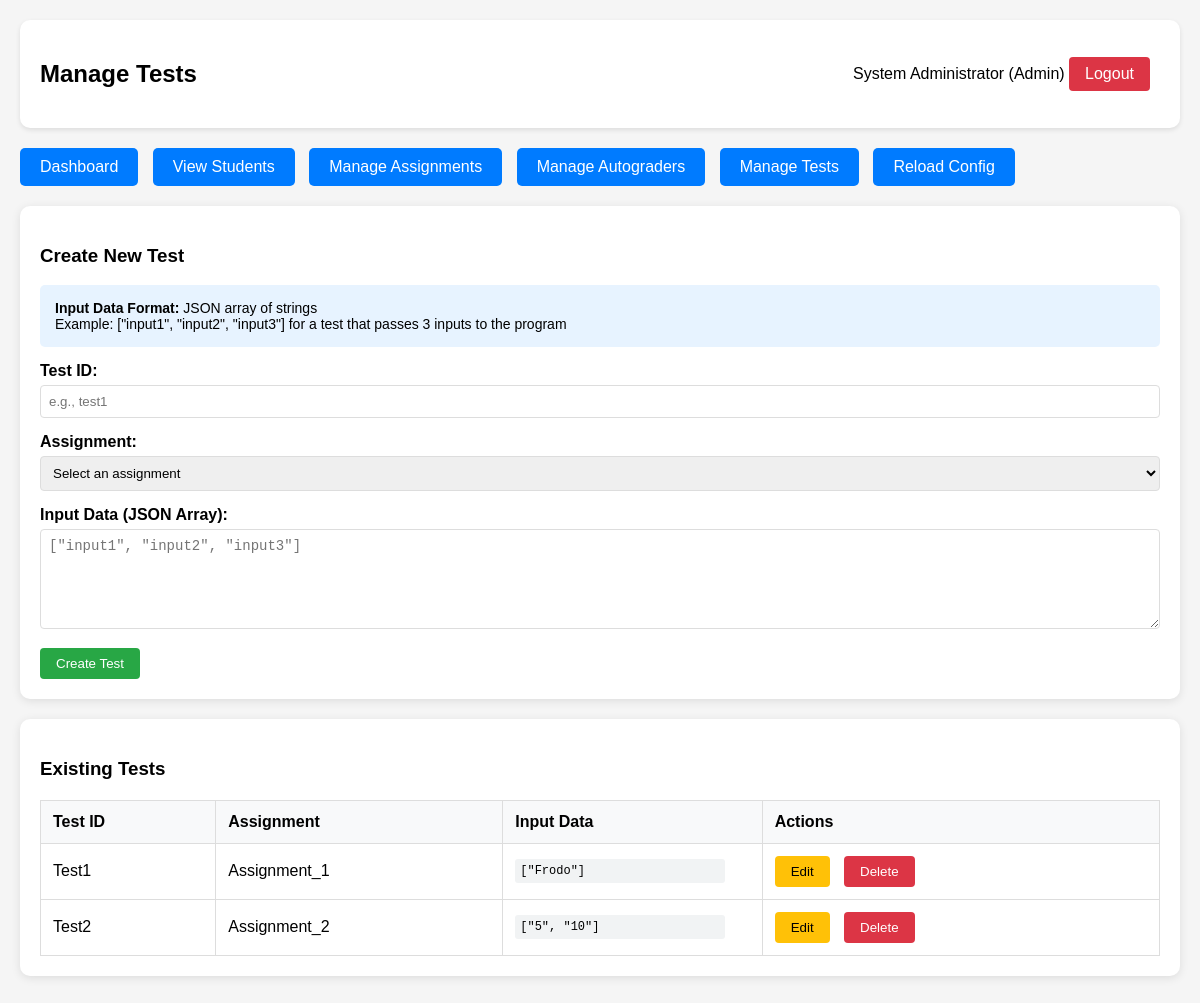
Screenshot of /admin/tests (signed in) with the database file from the repository.
### web/app.py (models this page shows)
class Users(Base):
    __tablename__ = "users"
    user_id = Column(String, primary_key=True)  # Can be student_id or admin username
    name = Column(String, nullable=False)
    password_hash = Column(String, nullable=False)
    role = Column(String, nullable=False, default="student")  # "student" or "admin"
    created_at = Column(DateTime, default=datetime.utcnow)
    submissions = relationship("Submissions", back_populates="user")

class Tests(Base):
    __tablename__ = "tests"
    test_id = Column(String, primary_key=True)
    assignment_id = Column(String, ForeignKey('assignments.assignment_id'))
    input_data = Column(Text)
    assignment = relationship("Assignments")

### web/app.py (the view)
@app.get("/admin/tests", response_class=HTMLResponse)
async def admin_tests(request: Request):
    user = get_current_user_info(request)
    if not user or user.role != "admin":
        return RedirectResponse(url="/login", status_code=302)
    db = SessionLocal()
    tests = db.query(Tests).join(Assignments).all()
    assignments = db.query(Assignments).all()
    tests_data = []
    for test in tests:
        try:
            inputs = json.loads(test.input_data) if test.input_data else {}
        except json.JSONDecodeError:
            inputs = {}
        tests_data.append({
            "test_id": test.test_id,
            "assignment_id": test.assignment_id,
            "assignment": test.assignment,
            "inputs": inputs,
            "inputs_json": test.input_data
        })
    db.close()
    return templates.TemplateResponse("admin_tests.html", {
        "request": request,
        "admin": user,
        "tests": tests_data,
        "assignments": assignments
    })

### web/templates/admin_tests.html (shortened to what this page needs)
<!DOCTYPE html>
<html lang="en">
<head>
    <link rel="stylesheet" href="/static/admin_tests_style.css">
</head>
<body>
    <div class="header">
        <h2>Manage Tests</h2>
        <div>
            <span>{{ admin.name }} (Admin)</span>
            <a href="/logout" class="btn btn-danger">Logout</a>
        </div>
    </div>
    <div class="nav-links">
        <a href="/admin">Dashboard</a>
        <a href="/admin/students">View Students</a>
        <a href="/admin/assignments">Manage Assignments</a>
        <a href="/admin/autograders">Manage Autograders</a>
        <a href="/admin/tests">Manage Tests</a>
        <a href="/reload-config">Reload Config</a>
    </div>
    <div class="card">
        <h3>Create New Test</h3>
        <div class="json-help">
            <strong>Input Data Format:</strong> JSON array of strings<br>
            Example: ["input1", "input2", "input3"] for a test that passes 3 inputs to the program
        </div>
        <form method="post" action="/admin/tests/create">
            <div class="form-group">
                <label for="test_id">Test ID:</label>
                <input type="text" id="test_id" name="test_id" required placeholder="e.g., test1">
            </div>
            <div class="form-group">
                <label for="assignment_id">Assignment:</label>
                <select id="assignment_id" name="assignment_id" required>
                    <option value="">Select an assignment</option>
                </select>
            </div>
            <div class="form-group">
                <label for="input_data">Input Data (JSON Array):</label>
                <textarea id="input_data" name="input_data" required placeholder='["input1", "input2", "input3"]'></textarea>
            </div>
            <button type="submit" class="btn btn-success">Create Test</button>
        </form>
    </div>
    <div class="card">
        <h3>Existing Tests</h3>
        {% if tests %}
        <table class="tests-table">
            <thead>
                <tr>
                    <th>Test ID</th>
                    <th>Assignment</th>
                    <th>Input Data</th>
                    <th>Actions</th>
                </tr>
            </thead>
            <tbody>
                {% for test in tests %}
                <tr>
                    <td>{{ test.test_id }}</td>
                    <td>{{ test.assignment_id }}</td>
                    <td>
                        <div class="json-display">{{ test.inputs_json }}</div>
                    </td>
                    <td>
                        <button class="btn btn-warning edit-test-btn"
                                data-test-id="{{ test.test_id }}"
                                data-assignment-id="{{ test.assignment_id }}"
                                data-input-data="{{ test.inputs_json|e }}">Edit</button>
                        <form method="post" action="/admin/tests/{{ test.test_id }}/delete" style="display: inline;" onsubmit="return confirm('Are you sure you want to delete this test?')">
                            <button type="submit" class="btn btn-danger">Delete</button>
                        </form>
                    </td>
                </tr>
                {% endfor %}
            </tbody>
        </table>
        {% else %}
        <p>No tests found. Create your first test above.</p>
        {% endif %}
    </div>
</body>
</html>

### web/static/admin_tests_style.css (style rules this page uses)
body { font-family: Arial, sans-serif; max-width: 1200px; margin: 0 auto; padding: 20px; background-color: #f5f5f5; }
.header { background: white; padding: 20px; border-radius: 10px; margin-bottom: 20px; display: flex; justify-content: space-between; align-items: center; box-shadow: 0 2px 5px rgba(0,0,0,0.1); }
.nav-links { margin: 20px 0; }
.nav-links a { background-color: #007bff; color: white; padding: 10px 20px; text-decoration: none; border-radius: 5px; margin-right: 10px; display: inline-block; }
.card { background: white; padding: 20px; border-radius: 10px; box-shadow: 0 2px 10px rgba(0,0,0,0.1); margin-bottom: 20px; }
.form-group { margin-bottom: 15px; }
.form-group label { display: block; margin-bottom: 5px; font-weight: bold; }
.form-group input, .form-group select, .form-group textarea { width: 100%; padding: 8px; border: 1px solid #ddd; border-radius: 4px; box-sizing: border-box; }
.form-group textarea { height: 100px; font-family: monospace; font-size: 14px; }
.btn { padding: 8px 16px; border: none; border-radius: 4px; cursor: pointer; text-decoration: none; display: inline-block; margin-right: 10px; }
.btn-success { background-color: #28a745; color: white; }
.btn-danger { background-color: #dc3545; color: white; }
.btn-warning { background-color: #ffc107; color: black; }
.tests-table { width: 100%; border-collapse: collapse; margin-top: 20px; }
.tests-table th, .tests-table td { border: 1px solid #ddd; padding: 12px; text-align: left; }
.tests-table th { background-color: #f8f9fa; }
.json-display { max-width: 200px; max-height: 60px; overflow: auto; font-family: monospace; font-size: 12px; background-color: #f1f3f4; padding: 5px; border-radius: 3px; }
.json-help { background-color: #e7f3ff; padding: 15px; border-radius: 5px; margin-bottom: 15px; font-size: 14px; }

### rows the page displays
Users: name "System Administrator"
Tests: test_id "Test1", assignment_id "Assignment_1", inputs_json "[\"Frodo\"]"
Tests: test_id "Test2", assignment_id "Assignment_2", inputs_json "[\"5\", \"10\"]"
